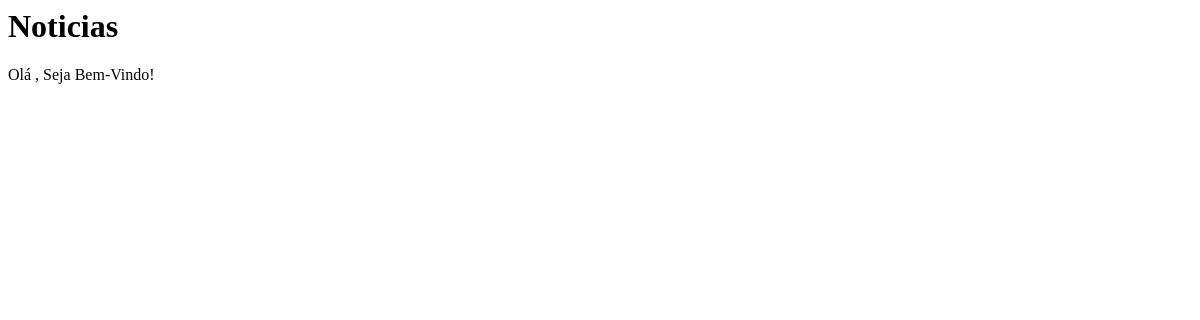
The app's page /, older data.
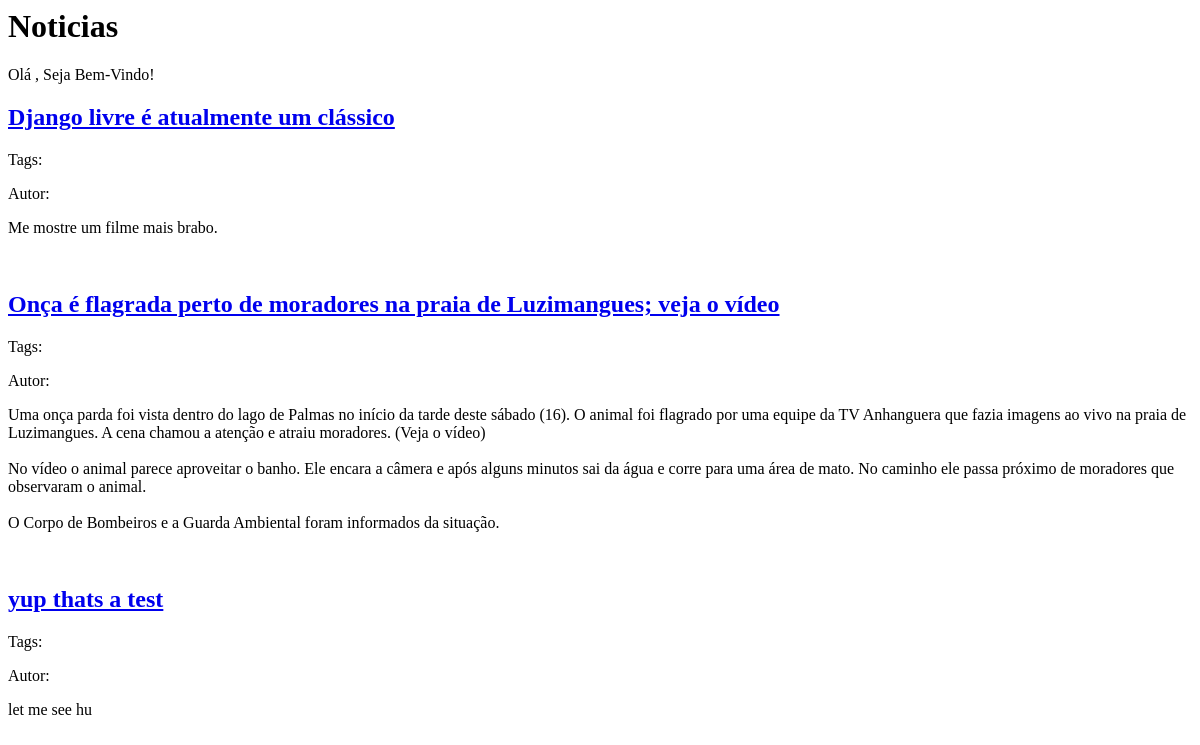
The same page, newer data.
### app_noticias/models.py (models this page shows, shortened)
class Noticia(models.Model):
    autor = models.ForeignKey(Pessoa, on_delete=models.CASCADE)
    tags = models.ManyToManyField(Tag)
    titulo = models.CharField("Título", max_length=128)
    conteudo = models.TextField()
    data_cria = models.DateTimeField('Data criação', blank=True, null=True)
    data_pub = models.DateField(auto_now=True, blank=True, null=True)
    publicado = models.BooleanField(blank=True, null=True)
    class Meta:
        verbose_name = "Notícia"
        verbose_name_plural = "Notícias"

### app_noticias/views.py (the view)
# urls.py: path('', HomePageView.as_view(), name='home'),
class HomePageView(ListView):
    model = Noticia
    template_name = 'app_noticias/home.html'

### app_noticias/templates/app_noticias/home.html (shortened to what this page needs)
<html>
    <head>
    </head>
    <body>
        <h1>Noticias</h1>
        <p class="logged-in-p">Olá {{ user.username }}, Seja Bem-Vindo!</p>
        {% for noticia in object_list %}
            {% if noticia.publicado %}
            <div class="noticia">
                <h2><a href="/noticias/{{ noticia.pk }}">{{ noticia.titulo }}</a></h2>
                <div>Tags:
                </div>
                <p>Autor: {{ noticia.autor }}</p>
                <p>{{ noticia.conteudo | linebreaksbr }}</p>
                <br>
            </div>
            {% endif %}
        {% endfor %}
    </body>
</html>

Row changes from the older to the newer data that the page shows:
added Noticia: titulo "Django livre é atualmente um clássico", conteudo "Me mostre um filme mais brabo."
added Noticia: titulo "Onça é flagrada perto de moradores na praia de Luzimangues; veja o vídeo", conteudo "Uma onça parda foi vista dentro do lago de Palmas no início da tarde deste sábado (16). O animal foi flagrado por uma equipe da TV Anhanguera que fazia imagens ao vivo na praia de Luzimangues. A cena chamou a atenção e atraiu moradores. (Veja o vídeo) No vídeo o animal parece aproveitar o banho. Ele encara a câmera e após alguns minutos sai da água e corre para uma área de mato. No caminho ele passa próximo de moradores que observaram o animal. O Corpo de Bombeiros e a Guarda Ambiental foram informados da situação."
added Noticia: titulo "yup thats a test", conteudo "let me see hu"
